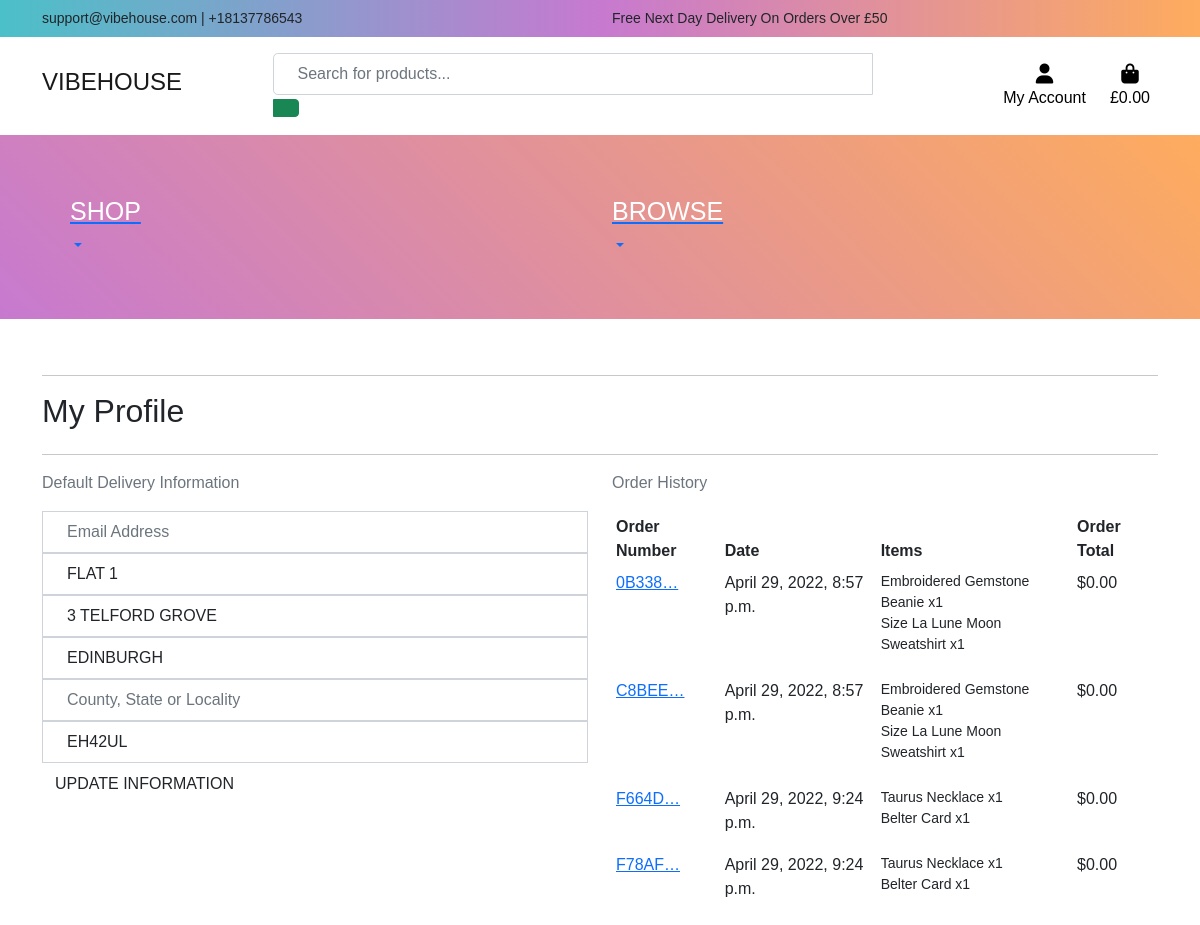
/profile/ (signed in), run on an earlier commit of the app's database.
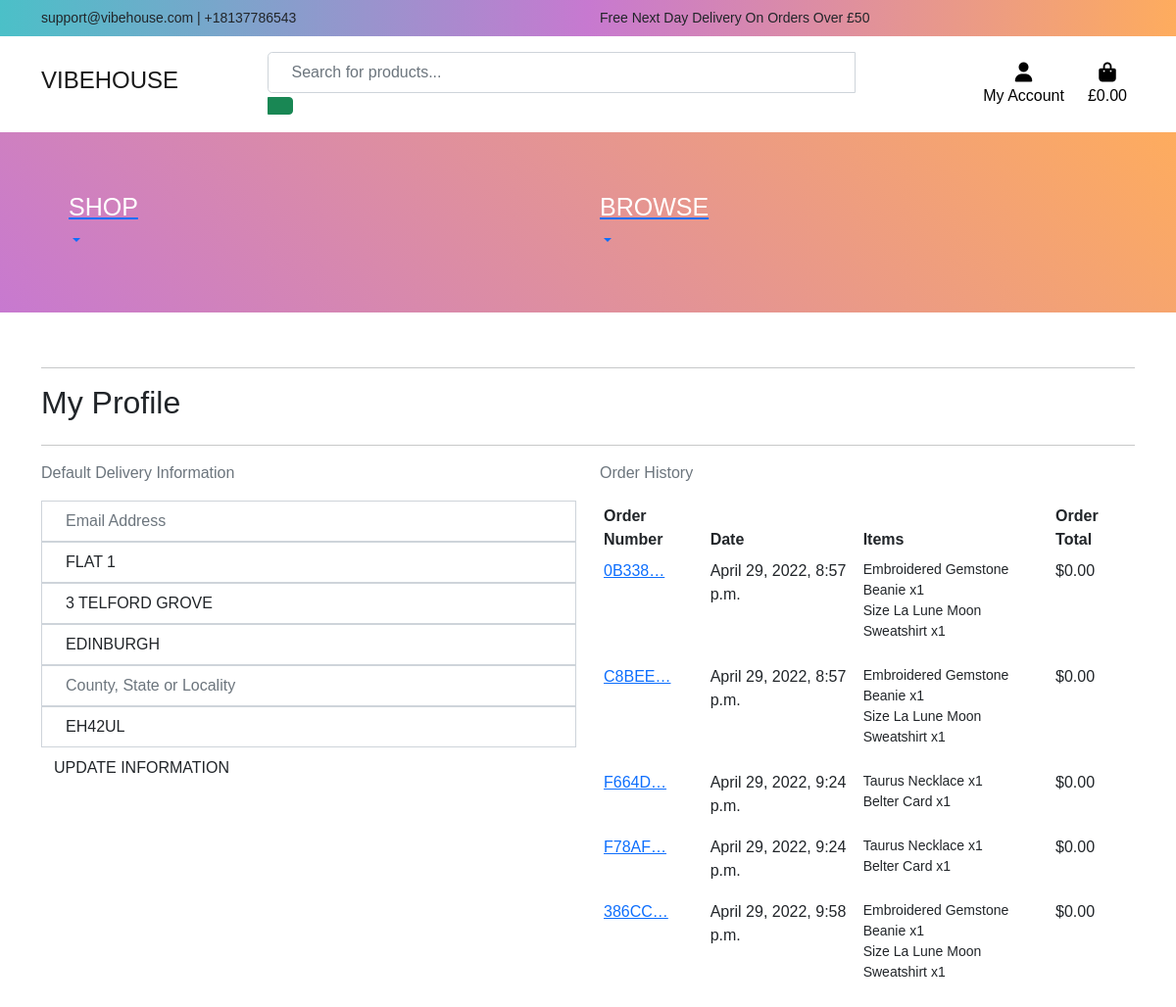
And on a later commit of the database.
### checkout/models.py (models this page shows, shortened)
class Order(models.Model):
    order_number = models.CharField(max_length=32, null=False, editable=False)
    user_profile = models.ForeignKey(UserProfile, on_delete=models.SET_NULL,
                                     null=True, blank=True,
                                     related_name='orders')
    full_name = models.CharField(max_length=50, null=False, blank=False)
    email = models.EmailField(max_length=254, null=False, blank=False)
    postcode = models.CharField(max_length=20, null=True, blank=True)
    town_or_city = models.CharField(max_length=40, null=False, blank=False)
    street_address1 = models.CharField(max_length=80, null=False, blank=False)
    street_address2 = models.CharField(max_length=80, null=True, blank=True)
    date = models.DateTimeField(auto_now_add=True)
    delivery_cost = models.DecimalField(max_digits=6, decimal_places=2,
                                        null=False, default=0)
    order_total = models.DecimalField(max_digits=10, decimal_places=2,
                                      null=False, default=0)
    grand_total = models.DecimalField(max_digits=10, decimal_places=2,
                                      null=False, default=0)
    original_bag = models.TextField(null=False, blank=False, default='')
    stripe_pid = models.CharField(max_length=254, null=False, blank=False,
                                  default='')

class OrderLineItem(models.Model):
    order = models.ForeignKey(Order, null=False, blank=False,
                              on_delete=models.CASCADE,
                              related_name='lineitems')
    product = models.ForeignKey(Products, null=False, blank=False,
                                on_delete=models.CASCADE)
    product_size = models.CharField(max_length=2, null=True,
                                    blank=True)  # XS, S, M, L, XL
    quantity = models.IntegerField(null=False, blank=False, default=0)
    lineitem_total = models.DecimalField(max_digits=6, decimal_places=2,
                                         null=False, blank=False,
                                         editable=False)

### products/models.py (models this page shows, shortened)
class Products(models.Model):
    class Meta:
        verbose_name_plural = 'Products'
    category = models.ForeignKey('Category', null=True, blank=True, on_delete=models.SET_NULL)
    name = models.CharField(max_length=100, null=True, blank=True)
    description = models.CharField(max_length=300)
    price = models.DecimalField(max_digits=6, decimal_places=2)
    rating = models.DecimalField(max_digits=6, decimal_places=2, null=True, blank=True)
    image_url = models.URLField(max_length=1200, null=True, blank=True)
    image = models.ImageField(null=True, blank=True)
    sku = models.CharField(max_length=30, null=True, blank=True)
    collection = models.CharField(max_length=70, null=True, blank=True)
    has_sizes = models.BooleanField(default=False, null=True, blank=True)

### profiles/views.py (the view)
# urls.py: path('', views.profile, name='profile'),
@login_required
def profile(request):
    profile = get_object_or_404(UserProfile, user=request.user)
    if request.method == 'POST':
        form = UserProfileForm(request.POST, instance=profile)
        if form.is_valid():
            form.save()
            messages.success(request, 'Profile updated successfully')
        else:
            messages.error(request,
                           ('Update failed. Please ensure '
                            'the form is valid.'))
    else:
        form = UserProfileForm(instance=profile)
    orders = profile.orders.all()
    template = 'profiles/profile.html'
    context = {
        'form': form,
        'orders': orders,
        'on_profile_page': True
    }
    return render(request, template, context)

### bag/contexts.py (called while the page is built, shortened)
def bag_contents(request):
    bag_items = []
    total = 0
    product_count = 0
    bag = request.session.get('bag', {})
    if total < settings.FREE_DELIVERY_THRESHOLD:
        delivery = total * Decimal(settings.STANDARD_DELIVERY_PERCENT)
        free_delivery_increment = settings.FREE_DELIVERY_THRESHOLD - total
    else:
        delivery = 0
        free_delivery_increment = 0
    grand_total = delivery + total
    context = {
        'bag_items': bag_items,
        'total': total,
        'product_count': product_count,
        'delivery': delivery,
        'free_delivery_increment': free_delivery_increment,
        'free_delivery_threshold': settings.FREE_DELIVERY_THRESHOLD,
        'grand_total': grand_total,
    }
    return context

### profiles/templates/profiles/profile.html (shortened to what this page needs)
{% extends "base.html" %}
{% load static %}
{% block content %}
    <div class="container">
        <div class="row">
            <div class="col">
                <hr>
                <h2 class="logo-font mb-4">My Profile</h2>
                <hr>
            </div>
        </div>
        <div class="row">
            <div class="col-12 col-lg-6">
                <p class="text-muted">Default Delivery Information</p>
                <form class="mt-3" action="{% url 'profile' %}" method="POST" id="profile-update-form">
                    {{ form|crispy }}
                    <button class="btn btn-black rounded-0 text-uppercase float-right">Update Information</button>
                </form>
            </div>
            <div class="col-12 col-lg-6">
                <p class="text-muted">Order History</p>
                <div class="order-history table-responsive">
                    <table class="table table-sm table-borderless">
                        <thead>
                            <tr>
                                <th>Order Number</th>
                                <th>Date</th>
                                <th>Items</th>
                                <th>Order Total</th>
                            </tr>
                        </thead>
                        <tbody>
                            {% for order in orders %}
                                <tr>
                                    <td>
                                        <a href="{% url 'order_history' order.order_number %}"
                                        title="{{ order.order_number }}">
                                            {{ order.order_number|truncatechars:6 }}
                                        </a>
                                    </td>
                                    <td>{{ order.date }}</td>
                                    <td>
                                        <ul class="list-unstyled">
                                            {% for item in order.lineitems.all %}
                                                <li class="small">
                                                    {% if item.product.has_sizes %}
                                                        Size {{ item.product.size|upper }}
                                                    {% endif %}{{ item.product.name }} x{{ item.quantity }}
                                                </li>
                                            {% endfor %}
                                        </ul>
                                    </td>
                                    <td>${{ order.grand_total }}</td>
                                </tr>
                            {% endfor %}
                        </tbody>
                    </table>
                </div>
            </div>
        </div>
    </div>
{% endblock %}

What changed in the data, as far as the page shows it:
added Order: order_number "386CC…", date "April 29, 2022, 9:58 p.m.", grand_total "0.00"
added OrderLineItem: product.name "Embroidered Gemstone Beanie", quantity "1", shown under "386CC…"
added OrderLineItem: product.name "La Lune Moon Sweatshirt", quantity "1", shown under "386CC…"
